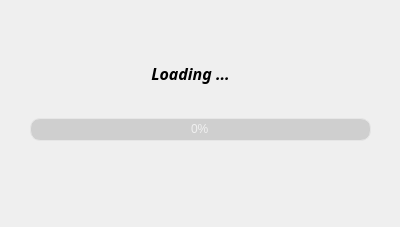
<?xml version="1.0" encoding="UTF-8"?>
<ui version="4.0">
 <class>splash</class>
 <widget class="QDialog" name="splash">
  <property name="geometry">
   <rect>
    <x>0</x>
    <y>0</y>
    <width>400</width>
    <height>227</height>
   </rect>
  </property>
  <property name="minimumSize">
   <size>
    <width>400</width>
    <height>227</height>
   </size>
  </property>
  <property name="maximumSize">
   <size>
    <width>400</width>
    <height>227</height>
   </size>
  </property>
  <property name="windowTitle">
   <string>Dialog</string>
  </property>
  <property name="styleSheet">
   <string notr="true">/*
Aqua Style Sheet for QT Applications
Author: Jaime A. Quiroga P.
Company: GTRONICK
Last updated: 22/01/2019, 07:55.
Available at: https://github.com/GTRONICK/QSS/blob/master/Aqua.qss
*/
QMainWindow {
	background-color:#ececec;
}
QTextEdit {
	border-width: 1px;
	border-style: solid;
	border-color: qlineargradient(spread:pad, x1:0.5, y1:1, x2:0.5, y2:0, stop:0 rgba(0, 113, 255, 255), stop:1 rgba(91, 171, 252, 255));
}
QPlainTextEdit {
	border-width: 1px;
	border-style: solid;
	border-color: qlineargradient(spread:pad, x1:0.5, y1:1, x2:0.5, y2:0, stop:0 rgba(0, 113, 255, 255), stop:1 rgba(91, 171, 252, 255));
}
QToolButton {
	border-style: solid;
	border-top-color: qlineargradient(spread:pad, x1:0.5, y1:1, x2:0.5, y2:0, stop:0 rgb(215, 215, 215), stop:1 rgb(222, 222, 222));
	border-right-color: qlineargradient(spread:pad, x1:0, y1:0.5, x2:1, y2:0.5, stop:0 rgb(217, 217, 217), stop:1 rgb(227, 227, 227));
	border-left-color: qlineargradient(spread:pad, x1:0, y1:0.5, x2:1, y2:0.5, stop:0 rgb(227, 227, 227), stop:1 rgb(217, 217, 217));
	border-bottom-color: qlineargradient(spread:pad, x1:0.5, y1:1, x2:0.5, y2:0, stop:0 rgb(215, 215, 215), stop:1 rgb(222, 222, 222));
	border-width: 1px;
	border-radius: 5px;
	color: rgb(0,0,0);
	padding: 2px;
	background-color: rgb(255,255,255);
}
QToolButton:hover{
	border-style: solid;
	border-top-color: qlineargradient(spread:pad, x1:0.5, y1:1, x2:0.5, y2:0, stop:0 rgb(195, 195, 195), stop:1 rgb(222, 222, 222));
	border-right-color: qlineargradient(spread:pad, x1:0, y1:0.5, x2:1, y2:0.5, stop:0 rgb(197, 197, 197), stop:1 rgb(227, 227, 227));
	border-left-color: qlineargradient(spread:pad, x1:0, y1:0.5, x2:1, y2:0.5, stop:0 rgb(227, 227, 227), stop:1 rgb(197, 197, 197));
	border-bottom-color: qlineargradient(spread:pad, x1:0.5, y1:1, x2:0.5, y2:0, stop:0 rgb(195, 195, 195), stop:1 rgb(222, 222, 222));
	border-width: 1px;
	border-radius: 5px;
	color: rgb(0,0,0);
	padding: 2px;
	background-color: rgb(255,255,255);
}
QToolButton:pressed{
	border-style: solid;
	border-top-color: qlineargradient(spread:pad, x1:0.5, y1:1, x2:0.5, y2:0, stop:0 rgb(215, 215, 215), stop:1 rgb(222, 222, 222));
	border-right-color: qlineargradient(spread:pad, x1:0, y1:0.5, x2:1, y2:0.5, stop:0 rgb(217, 217, 217), stop:1 rgb(227, 227, 227));
	border-left-color: qlineargradient(spread:pad, x1:0, y1:0.5, x2:1, y2:0.5, stop:0 rgb(227, 227, 227), stop:1 rgb(217, 217, 217));
	border-bottom-color: qlineargradient(spread:pad, x1:0.5, y1:1, x2:0.5, y2:0, stop:0 rgb(215, 215, 215), stop:1 rgb(222, 222, 222));
	border-width: 1px;
	border-radius: 5px;
	color: rgb(0,0,0);
	padding: 2px;
	background-color: rgb(142,142,142);
}
QPushButton{
	border-style: solid;
	border-top-color: qlineargradient(spread:pad, x1:0.5, y1:1, x2:0.5, y2:0, stop:0 rgb(215, 215, 215), stop:1 rgb(222, 222, 222));
	border-right-color: qlineargradient(spread:pad, x1:0, y1:0.5, x2:1, y2:0.5, stop:0 rgb(217, 217, 217), stop:1 rgb(227, 227, 227));
	border-left-color: qlineargradient(spread:pad, x1:0, y1:0.5, x2:1, y2:0.5, stop:0 rgb(227, 227, 227), stop:1 rgb(217, 217, 217));
	border-bottom-color: qlineargradient(spread:pad, x1:0.5, y1:1, x2:0.5, y2:0, stop:0 rgb(215, 215, 215), stop:1 rgb(222, 222, 222));
	border-width: 1px;
	border-radius: 5px;
	color: rgb(0,0,0);
	padding: 2px;
	background-color: rgb(255,255,255);
}
QPushButton::default{
	border-style: solid;
	border-top-color: qlineargradient(spread:pad, x1:0.5, y1:1, x2:0.5, y2:0, stop:0 rgb(215, 215, 215), stop:1 rgb(222, 222, 222));
	border-right-color: qlineargradient(spread:pad, x1:0, y1:0.5, x2:1, y2:0.5, stop:0 rgb(217, 217, 217), stop:1 rgb(227, 227, 227));
	border-left-color: qlineargradient(spread:pad, x1:0, y1:0.5, x2:1, y2:0.5, stop:0 rgb(227, 227, 227), stop:1 rgb(217, 217, 217));
	border-bottom-color: qlineargradient(spread:pad, x1:0.5, y1:1, x2:0.5, y2:0, stop:0 rgb(215, 215, 215), stop:1 rgb(222, 222, 222));
	border-width: 1px;
	border-radius: 5px;
	color: rgb(0,0,0);
	padding: 2px;
	background-color: rgb(255,255,255);
}
QPushButton:hover{
	border-style: solid;
	border-top-color: qlineargradient(spread:pad, x1:0.5, y1:1, x2:0.5, y2:0, stop:0 rgb(195, 195, 195), stop:1 rgb(222, 222, 222));
	border-right-color: qlineargradient(spread:pad, x1:0, y1:0.5, x2:1, y2:0.5, stop:0 rgb(197, 197, 197), stop:1 rgb(227, 227, 227));
	border-left-color: qlineargradient(spread:pad, x1:0, y1:0.5, x2:1, y2:0.5, stop:0 rgb(227, 227, 227), stop:1 rgb(197, 197, 197));
	border-bottom-color: qlineargradient(spread:pad, x1:0.5, y1:1, x2:0.5, y2:0, stop:0 rgb(195, 195, 195), stop:1 rgb(222, 222, 222));
	border-width: 1px;
	border-radius: 5px;
	color: rgb(0,0,0);
	padding: 2px;
	/*background-color: rgb(255,255,255);*/
	background-color: qlineargradient(spread:pad, x1:0.5, y1:1, x2:0.5, y2:0, stop:0 rgba(0, 113, 255, 255), stop:1 rgba(91, 171, 252, 255));
}
QPushButton:pressed{
	border-style: solid;
	border-top-color: qlineargradient(spread:pad, x1:0.5, y1:1, x2:0.5, y2:0, stop:0 rgb(215, 215, 215), stop:1 rgb(222, 222, 222));
	border-right-color: qlineargradient(spread:pad, x1:0, y1:0.5, x2:1, y2:0.5, stop:0 rgb(217, 217, 217), stop:1 rgb(227, 227, 227));
	border-left-color: qlineargradient(spread:pad, x1:0, y1:0.5, x2:1, y2:0.5, stop:0 rgb(227, 227, 227), stop:1 rgb(217, 217, 217));
	border-bottom-color: qlineargradient(spread:pad, x1:0.5, y1:1, x2:0.5, y2:0, stop:0 rgb(215, 215, 215), stop:1 rgb(222, 222, 222));
	border-width: 1px;
	border-radius: 5px;
	color: rgb(0,0,0);
	padding: 2px;
	background-color: rgb(142,142,142);
}
QPushButton:disabled{
	border-style: solid;
	border-top-color: qlineargradient(spread:pad, x1:0.5, y1:1, x2:0.5, y2:0, stop:0 rgb(215, 215, 215), stop:1 rgb(222, 222, 222));
	border-right-color: qlineargradient(spread:pad, x1:0, y1:0.5, x2:1, y2:0.5, stop:0 rgb(217, 217, 217), stop:1 rgb(227, 227, 227));
	border-left-color: qlineargradient(spread:pad, x1:0, y1:0.5, x2:1, y2:0.5, stop:0 rgb(227, 227, 227), stop:1 rgb(217, 217, 217));
	border-bottom-color: qlineargradient(spread:pad, x1:0.5, y1:1, x2:0.5, y2:0, stop:0 rgb(215, 215, 215), stop:1 rgb(222, 222, 222));
	border-width: 1px;
	border-radius: 5px;
	color: #808086;
	padding: 2px;
	background-color: rgb(142,142,142);
}
QLineEdit {
	border-width: 1px; border-radius: 4px;
	border-style: solid;
	border-color: qlineargradient(spread:pad, x1:0.5, y1:1, x2:0.5, y2:0, stop:0 rgba(0, 113, 255, 255), stop:1 rgba(91, 171, 252, 255));
}
QLabel {
	color: #000000;
}
QLCDNumber {
	color: rgb(0, 113, 255, 255);
}
QProgressBar {
	text-align: center;
	color: rgb(240, 240, 240);
	border-width: 1px; 
	border-radius: 10px;
	border-color: rgb(230, 230, 230);
	border-style: solid;
	background-color:rgb(207,207,207);
}
QProgressBar::chunk {
	background-color: qlineargradient(spread:pad, x1:0.5, y1:1, x2:0.5, y2:0, stop:0 rgba(49, 147, 250, 255), stop:1 rgba(34, 142, 255, 255));
	border-radius: 10px;
}
QMenuBar {
	background-color: qlineargradient(spread:pad, x1:0.5, y1:1, x2:0.5, y2:0, stop:0 rgba(207, 209, 207, 255), stop:1 rgba(230, 229, 230, 255));
}
QMenuBar::item {
	color: #000000;
  	spacing: 3px;
  	padding: 1px 4px;
	background-color: qlineargradient(spread:pad, x1:0.5, y1:1, x2:0.5, y2:0, stop:0 rgba(207, 209, 207, 255), stop:1 rgba(230, 229, 230, 255));
}

QMenuBar::item:selected {
  	background-color: qlineargradient(spread:pad, x1:0.5, y1:1, x2:0.5, y2:0, stop:0 rgba(0, 113, 255, 255), stop:1 rgba(91, 171, 252, 255));
	color: #FFFFFF;
}
QMenu::item:selected {
	border-style: solid;
	border-top-color: transparent;
	border-right-color: transparent;
	border-left-color: qlineargradient(spread:pad, x1:0.5, y1:1, x2:0.5, y2:0, stop:0 rgba(0, 113, 255, 255), stop:1 rgba(91, 171, 252, 255));
	border-bottom-color: transparent;
	border-left-width: 2px;
	color: #000000;
	padding-left:15px;
	padding-top:4px;
	padding-bottom:4px;
	padding-right:7px;
}
QMenu::item {
	border-style: solid;
	border-top-color: transparent;
	border-right-color: transparent;
	border-left-color: transparent;
	border-bottom-color: transparent;
	border-bottom-width: 1px;
	color: #000000;
	padding-left:17px;
	padding-top:4px;
	padding-bottom:4px;
	padding-right:7px;
}
QTabWidget {
	color:rgb(0,0,0);
	background-color:#000000;
}
QTabWidget::pane {
		border-color: rgb(223,223,223);
		background-color:rgb(226,226,226);
		border-style: solid;
		border-width: 2px;
    	border-radius: 6px;
}
QTabBar::tab:first {
	border-style: solid;
	border-left-width:1px;
	border-right-width:0px;
	border-top-width:1px;
	border-bottom-width:1px;
	border-top-color: rgb(209,209,209);
	border-left-color: qlineargradient(spread:pad, x1:0.5, y1:1, x2:0.5, y2:0, stop:0 rgba(209, 209, 209, 209), stop:1 rgba(229, 229, 229, 229));
	border-bottom-color: rgb(229,229,229);
	border-top-left-radius: 4px;
	border-bottom-left-radius: 4px;
	color: #000000;
	padding: 3px;
	margin-left:0px;
	background-color: qlineargradient(spread:pad, x1:0.5, y1:1, x2:0.5, y2:0, stop:0 rgba(247, 247, 247, 255), stop:1 rgba(255, 255, 255, 255));
}
QTabBar::tab:last {
	border-style: solid;
	border-width:1px;
	border-top-color: rgb(209,209,209);
	border-left-color: qlineargradient(spread:pad, x1:0.5, y1:1, x2:0.5, y2:0, stop:0 rgba(209, 209, 209, 209), stop:1 rgba(229, 229, 229, 229));
	border-right-color: qlineargradient(spread:pad, x1:0.5, y1:1, x2:0.5, y2:0, stop:0 rgba(209, 209, 209, 209), stop:1 rgba(229, 229, 229, 229));
	border-bottom-color: rgb(229,229,229);
	border-top-right-radius: 4px;
	border-bottom-right-radius: 4px;
	color: #000000;
	padding: 3px;
	margin-left:0px;
	background-color: qlineargradient(spread:pad, x1:0.5, y1:1, x2:0.5, y2:0, stop:0 rgba(247, 247, 247, 255), stop:1 rgba(255, 255, 255, 255));
}
QTabBar::tab {
	border-style: solid;
	border-top-width:1px;
	border-bottom-width:1px;
	border-left-width:1px;
	border-top-color: rgb(209,209,209);
	border-left-color: qlineargradient(spread:pad, x1:0.5, y1:1, x2:0.5, y2:0, stop:0 rgba(209, 209, 209, 209), stop:1 rgba(229, 229, 229, 229));
	border-bottom-color: rgb(229,229,229);
	color: #000000;
	padding: 3px;
	margin-left:0px;
	background-color: qlineargradient(spread:pad, x1:0.5, y1:1, x2:0.5, y2:0, stop:0 rgba(247, 247, 247, 255), stop:1 rgba(255, 255, 255, 255));
}
QTabBar::tab:selected, QTabBar::tab:last:selected, QTabBar::tab:hover {
  	border-style: solid;
  	border-left-width:1px;
	border-right-color: transparent;
	border-top-color: rgb(209,209,209);
	border-left-color: qlineargradient(spread:pad, x1:0.5, y1:1, x2:0.5, y2:0, stop:0 rgba(209, 209, 209, 209), stop:1 rgba(229, 229, 229, 229));
	border-bottom-color: rgb(229,229,229);
	color: #FFFFFF;
	padding: 3px;
	margin-left:0px;
	background-color: qlineargradient(spread:pad, x1:0.5, y1:1, x2:0.5, y2:0, stop:0 rgba(0, 113, 255, 255), stop:1 rgba(91, 171, 252, 255));
}

QTabBar::tab:selected, QTabBar::tab:first:selected, QTabBar::tab:hover {
  	border-style: solid;
  	border-left-width:1px;
  	border-bottom-width:1px;
  	border-top-width:1px;
	border-right-color: transparent;
	border-top-color: rgb(209,209,209);
	border-left-color: qlineargradient(spread:pad, x1:0.5, y1:1, x2:0.5, y2:0, stop:0 rgba(209, 209, 209, 209), stop:1 rgba(229, 229, 229, 229));
	border-bottom-color: rgb(229,229,229);
	color: #FFFFFF;
	padding: 3px;
	margin-left:0px;
	background-color: qlineargradient(spread:pad, x1:0.5, y1:1, x2:0.5, y2:0, stop:0 rgba(0, 113, 255, 255), stop:1 rgba(91, 171, 252, 255));
}

QCheckBox {
	color: #000000;
	padding: 2px;
}
QCheckBox:disabled {
	color: #808086;
	padding: 2px;
}

QCheckBox:hover {
	border-radius:4px;
	border-style:solid;
	padding-left: 1px;
	padding-right: 1px;
	padding-bottom: 1px;
	padding-top: 1px;
	border-width:1px;
	border-color: transparent;
}
QCheckBox::indicator:checked {

	height: 10px;
	width: 10px;
	border-style:solid;
	border-width: 1px;
	border-color: qlineargradient(spread:pad, x1:0.5, y1:1, x2:0.5, y2:0, stop:0 rgba(0, 113, 255, 255), stop:1 rgba(91, 171, 252, 255));
	color: #000000;
	background-color: qlineargradient(spread:pad, x1:0.5, y1:1, x2:0.5, y2:0, stop:0 rgba(0, 113, 255, 255), stop:1 rgba(91, 171, 252, 255));
}
QCheckBox::indicator:unchecked {

	height: 10px;
	width: 10px;
	border-style:solid;
	border-width: 1px;
	border-color: qlineargradient(spread:pad, x1:0.5, y1:1, x2:0.5, y2:0, stop:0 rgba(0, 113, 255, 255), stop:1 rgba(91, 171, 252, 255));
	color: #000000;
}
QRadioButton {
	color: 000000;
	padding: 1px;
}
QRadioButton::indicator:checked {
	height: 10px;
	width: 10px;
	border-style:solid;
	border-radius:5px;
	border-width: 1px;
	border-color: qlineargradient(spread:pad, x1:0.5, y1:1, x2:0.5, y2:0, stop:0 rgba(0, 113, 255, 255), stop:1 rgba(91, 171, 252, 255));
	color: #a9b7c6;
	background-color: qlineargradient(spread:pad, x1:0.5, y1:1, x2:0.5, y2:0, stop:0 rgba(0, 113, 255, 255), stop:1 rgba(91, 171, 252, 255));
}
QRadioButton::indicator:!checked {
	height: 10px;
	width: 10px;
	border-style:solid;
	border-radius:5px;
	border-width: 1px;
	border-color: qlineargradient(spread:pad, x1:0.5, y1:1, x2:0.5, y2:0, stop:0 rgba(0, 113, 255, 255), stop:1 rgba(91, 171, 252, 255));
	color: #a9b7c6;
	background-color: transparent;
}
QStatusBar {
	color:#027f7f;
}
QSpinBox {
	border-style: solid;
	border-width: 1px;
	border-color: qlineargradient(spread:pad, x1:0.5, y1:1, x2:0.5, y2:0, stop:0 rgba(0, 113, 255, 255), stop:1 rgba(91, 171, 252, 255));
}
QDoubleSpinBox {
	border-style: solid;
	border-width: 1px;
	border-color: qlineargradient(spread:pad, x1:0.5, y1:1, x2:0.5, y2:0, stop:0 rgba(0, 113, 255, 255), stop:1 rgba(91, 171, 252, 255));
}
QTimeEdit {
	border-style: solid;
	border-width: 1px;
	border-color: qlineargradient(spread:pad, x1:0.5, y1:1, x2:0.5, y2:0, stop:0 rgba(0, 113, 255, 255), stop:1 rgba(91, 171, 252, 255));
}
QDateTimeEdit {
	border-style: solid;
	border-width: 1px;
	border-color: qlineargradient(spread:pad, x1:0.5, y1:1, x2:0.5, y2:0, stop:0 rgba(0, 113, 255, 255), stop:1 rgba(91, 171, 252, 255));
}
QDateEdit {
	border-style: solid;
	border-width: 1px;
	border-color: qlineargradient(spread:pad, x1:0.5, y1:1, x2:0.5, y2:0, stop:0 rgba(0, 113, 255, 255), stop:1 rgba(91, 171, 252, 255));
}

QToolBox {
	color: #a9b7c6;
	background-color:#000000;
}
QToolBox::tab {
	color: #a9b7c6;
	background-color:#000000;
}
QToolBox::tab:selected {
	color: #FFFFFF;
	background-color:#000000;
}
QScrollArea {
	color: #FFFFFF;
	background-color:#000000;
}
QSlider::groove:horizontal {
	height: 5px;
	background-color: qlineargradient(spread:pad, x1:0.5, y1:1, x2:0.5, y2:0, stop:0 rgba(49, 147, 250, 255), stop:1 rgba(34, 142, 255, 255));
}
QSlider::groove:vertical {
	width: 5px;
	background-color: qlineargradient(spread:pad, x1:0.5, y1:1, x2:0.5, y2:0, stop:0 rgba(49, 147, 250, 255), stop:1 rgba(34, 142, 255, 255));
}
QSlider::handle:horizontal {
	background: rgb(253,253,253);
	border-style: solid;
	border-width: 1px;
	border-color: rgb(207,207,207);
	width: 12px;
	margin: -5px 0;
	border-radius: 7px;
}
QSlider::handle:vertical {
	background: rgb(253,253,253);
	border-style: solid;
	border-width: 1px;
	border-color: rgb(207,207,207);
	height: 12px;
	margin: 0 -5px;
	border-radius: 7px;
}
QSlider::add-page:horizontal {
    background: rgb(181,181,181);
}
QSlider::add-page:vertical {
    background: rgb(181,181,181);
}
QSlider::sub-page:horizontal {
    background-color: qlineargradient(spread:pad, x1:0.5, y1:1, x2:0.5, y2:0, stop:0 rgba(49, 147, 250, 255), stop:1 rgba(34, 142, 255, 255));
}
QSlider::sub-page:vertical {
    background-color: qlineargradient(spread:pad, y1:0.5, x1:1, y2:0.5, x2:0, stop:0 rgba(49, 147, 250, 255), stop:1 rgba(34, 142, 255, 255));
}
QScrollBar:horizontal {
	max-height: 20px;
	border: 1px transparent grey;
	margin: 0px 20px 0px 20px;
}
QScrollBar:vertical {
	max-width: 20px;
	border: 1px transparent grey;
	margin: 20px 0px 20px 0px;
}
QScrollBar::handle:horizontal {
	background: rgb(253,253,253);
	border-style: solid;
	border-width: 1px;
	border-color: rgb(207,207,207);
	border-radius: 7px;
	min-width: 25px;
}
QScrollBar::handle:horizontal:hover {
	background: rgb(253,253,253);
	border-style: solid;
	border-width: 1px;
	border-color: rgb(147, 200, 200);
	border-radius: 7px;
	min-width: 25px;
}
QScrollBar::handle:vertical {
	background: rgb(253,253,253);
	border-style: solid;
	border-width: 1px;
	border-color: rgb(207,207,207);
	border-radius: 7px;
	min-height: 25px;
}
QScrollBar::handle:vertical:hover {
	background: rgb(253,253,253);
	border-style: solid;
	border-width: 1px;
	border-color: rgb(147, 200, 200);
	border-radius: 7px;
	min-height: 25px;
}
QScrollBar::add-line:horizontal {
   border: 2px transparent grey;
   border-top-right-radius: 7px;
   border-bottom-right-radius: 7px;
   background: rgba(34, 142, 255, 255);
   width: 20px;
   subcontrol-position: right;
   subcontrol-origin: margin;
}
QScrollBar::add-line:horizontal:pressed {
   border: 2px transparent grey;
   border-top-right-radius: 7px;
   border-bottom-right-radius: 7px;
   background: rgb(181,181,181);
   width: 20px;
   subcontrol-position: right;
   subcontrol-origin: margin;
}
QScrollBar::add-line:vertical {
   border: 2px transparent grey;
   border-bottom-left-radius: 7px;
   border-bottom-right-radius: 7px;
   background: rgba(34, 142, 255, 255);
   height: 20px;
   subcontrol-position: bottom;
   subcontrol-origin: margin;
}
QScrollBar::add-line:vertical:pressed {
   border: 2px transparent grey;
   border-bottom-left-radius: 7px;
   border-bottom-right-radius: 7px;
   background: rgb(181,181,181);
   height: 20px;
   subcontrol-position: bottom;
   subcontrol-origin: margin;
}
QScrollBar::sub-line:horizontal {
   border: 2px transparent grey;
   border-top-left-radius: 7px;
   border-bottom-left-radius: 7px;
   background: rgba(34, 142, 255, 255);
   width: 20px;
   subcontrol-position: left;
   subcontrol-origin: margin;
}
QScrollBar::sub-line:horizontal:pressed {
   border: 2px transparent grey;
   border-top-left-radius: 7px;
   border-bottom-left-radius: 7px;
   background: rgb(181,181,181);
   width: 20px;
   subcontrol-position: left;
   subcontrol-origin: margin;
}
QScrollBar::sub-line:vertical {
   border: 2px transparent grey;
   border-top-left-radius: 7px;
   border-top-right-radius: 7px;
   background: rgba(34, 142, 255, 255);
   height: 20px;
   subcontrol-position: top;
   subcontrol-origin: margin;
}
QScrollBar::sub-line:vertical:pressed {
   border: 2px transparent grey;
   border-top-left-radius: 7px;
   border-top-right-radius: 7px;
   background: rgb(181,181,181);
   height: 20px;
   subcontrol-position: top;
   subcontrol-origin: margin;
}
QScrollBar::left-arrow:horizontal {
   border: 1px transparent grey;
   border-top-left-radius: 3px;
   border-bottom-left-radius: 3px;
   width: 6px;
   height: 6px;
   background: white;
}
QScrollBar::right-arrow:horizontal {
   border: 1px transparent grey;
   border-top-right-radius: 3px;
   border-bottom-right-radius: 3px;
   width: 6px;
   height: 6px;
   background: white;
}
QScrollBar::up-arrow:vertical {
   border: 1px transparent grey;
   border-top-left-radius: 3px;
   border-top-right-radius: 3px;
   width: 6px;
   height: 6px;
   background: white;
}
QScrollBar::down-arrow:vertical {
   border: 1px transparent grey;
   border-bottom-left-radius: 3px;
   border-bottom-right-radius: 3px;
   width: 6px;
   height: 6px;
   background: white;
}
QScrollBar::add-page:horizontal, QScrollBar::sub-page:horizontal {
   background: none;
}
QScrollBar::add-page:vertical, QScrollBar::sub-page:vertical {
   background: none;
}</string>
  </property>
  <widget class="QLabel" name="label">
   <property name="geometry">
    <rect>
     <x>130</x>
     <y>58</y>
     <width>121</width>
     <height>31</height>
    </rect>
   </property>
   <property name="font">
    <font>
     <family>Dimnah</family>
     <pointsize>12</pointsize>
     <weight>75</weight>
     <italic>true</italic>
     <bold>true</bold>
    </font>
   </property>
   <property name="text">
    <string>Loading ...</string>
   </property>
   <property name="alignment">
    <set>Qt::AlignCenter</set>
   </property>
  </widget>
  <widget class="QProgressBar" name="progressBar">
   <property name="geometry">
    <rect>
     <x>30</x>
     <y>118</y>
     <width>341</width>
     <height>23</height>
    </rect>
   </property>
   <property name="value">
    <number>0</number>
   </property>
   <property name="orientation">
    <enum>Qt::Horizontal</enum>
   </property>
   <property name="invertedAppearance">
    <bool>false</bool>
   </property>
  </widget>
 </widget>
 <resources/>
 <connections/>
</ui>
